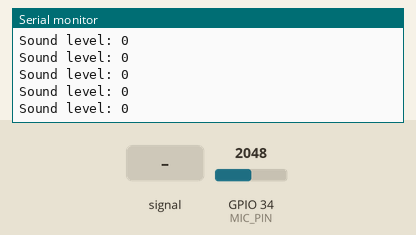
Simulated run of this sketch. Board: ESP32. Parts: the last lines printed to the serial monitor. The inputs (shaded band) are chosen by the test bench; at power-on: GPIO 34 (MIC_PIN) = 2048.

Above: at 1.2 s.
1.3 s: GPIO 34 (MIC_PIN) fed a 200 Hz sine of ±327 counts around its level
At 1.37 s:
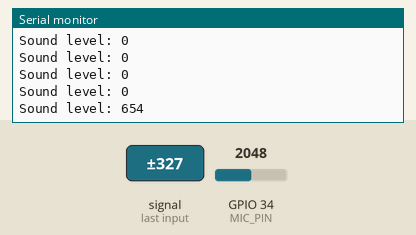
2.8 s: GPIO 34 (MIC_PIN) set to 2866
At 2.82 s:
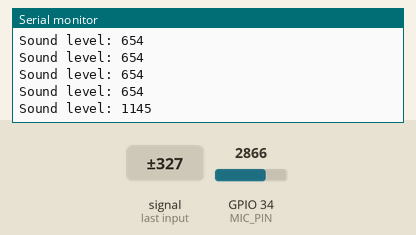
4.3 s: GPIO 34 (MIC_PIN) fed a 1000 Hz sine of ±1023 counts around its level
At 4.37 s:
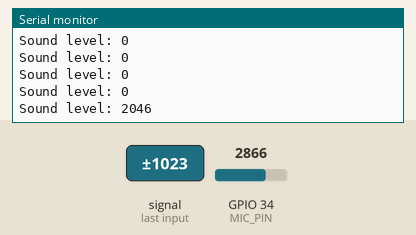
5.8 s: GPIO 34 (MIC_PIN) set to 4095
At 5.82 s:
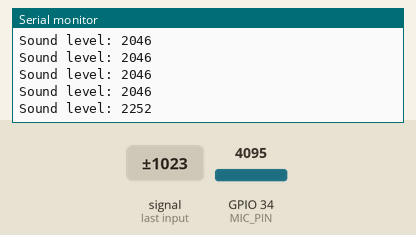
Timing chart, 0 to 8.3 s (numbered marks = the images above; inputs shaded):
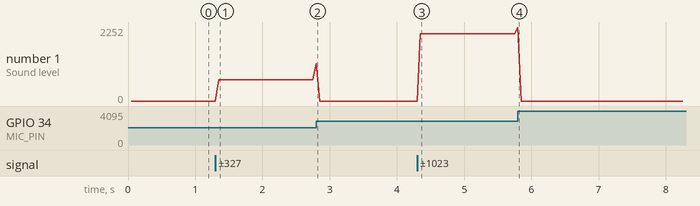

Measured:
- after the input at 1.3 s, the serial monitor: prints a new line after 0.05 s (image 1)
- after the input at 2.8 s, the serial monitor: prints a new line at once (image 2)
- after the input at 4.3 s, the serial monitor: prints a new line after 0.05 s (image 3)
- after the input at 5.8 s, the serial monitor: prints a new line at once (image 4)
- plotted number 1: 0 → 654 after the input at 1.3 s, 0 → 2046 after the input at 4.3 s

The sketch:

example.ino
```cpp
// Reads the MAX9814 analog output over a 50 ms window, computes peak-to-peak sound level, and prints the value over Serial (works for AVR and ESP32 builds).
//
// Buy this module: https://shillehtek.com/products/max9814-microphone-agc-amplifier-module-pre-soldered-header
// Full manual: https://shillehtek.com/blogs/shillehtek-product-manuals/max9814-microphone-agc-amplifier-module-pre-soldered-header-manual
// More examples: https://github.com/shillehbean/shillehtek-examples
//

// MAX9814 microphone amplifier - print the sound level (peak-to-peak)
// Arduino Uno/Nano: Vdd = 3.3V, GND = GND, Out = A0
// ESP32:            Vdd = 3V3,  GND = GND, Out = GPIO 34
#if defined(ESP32)
const int MIC_PIN = 34;
const int ADC_MAX = 4095;             // 12-bit ADC
#else
const int MIC_PIN = A0;
const int ADC_MAX = 1023;             // 10-bit ADC
#endif

const unsigned long WINDOW_MS = 50;   // listen for 50 ms per reading

void setup() {
  Serial.begin(115200);
}

void loop() {
  int lowest = ADC_MAX;
  int highest = 0;
  unsigned long start = millis();
  while (millis() - start < WINDOW_MS) {
    int value = analogRead(MIC_PIN);
    if (value < lowest) lowest = value;
    if (value > highest) highest = value;
  }
  Serial.print("Sound level: ");
  Serial.println(highest - lowest);
}
```
